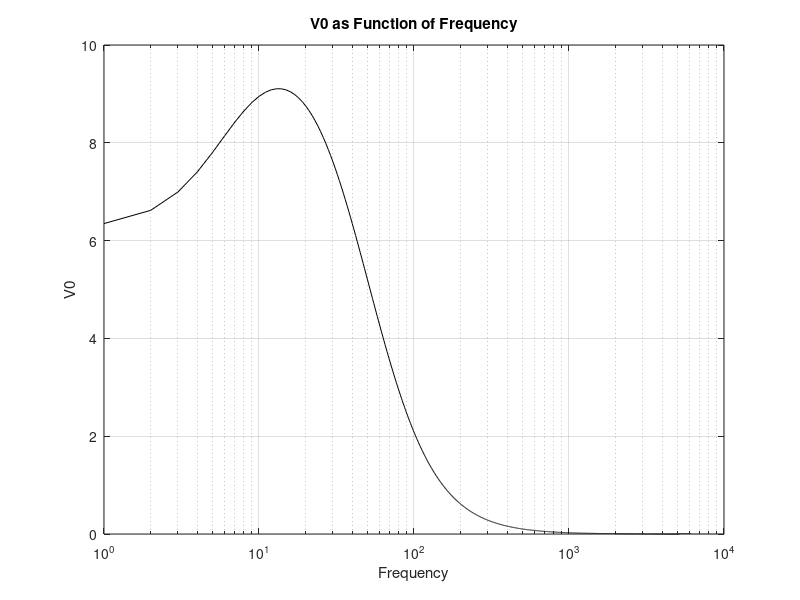
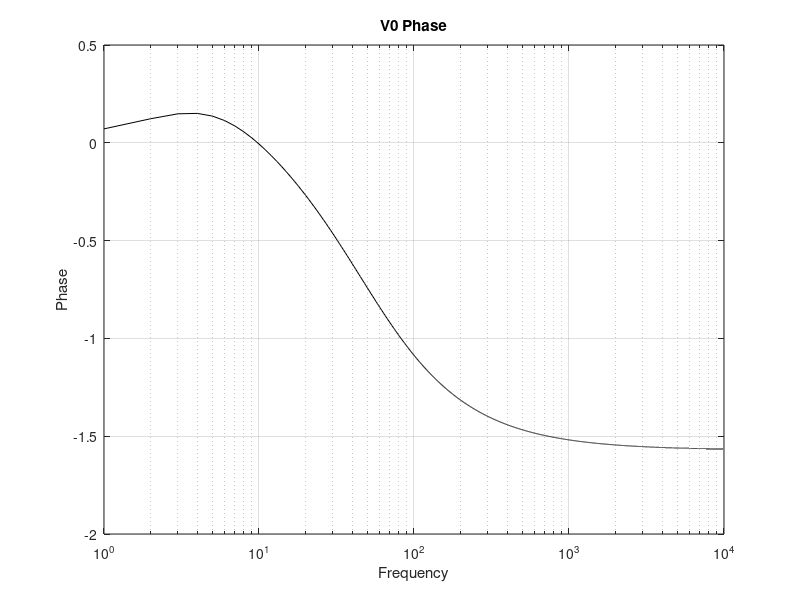
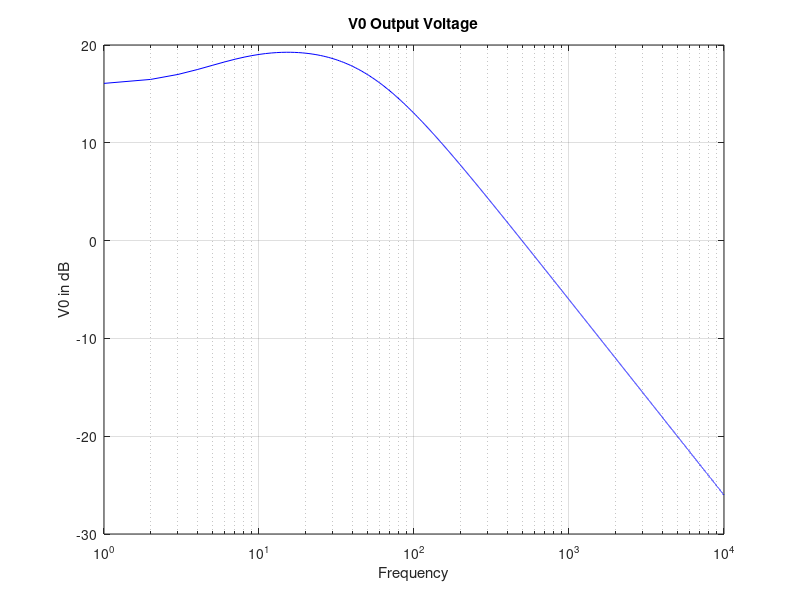
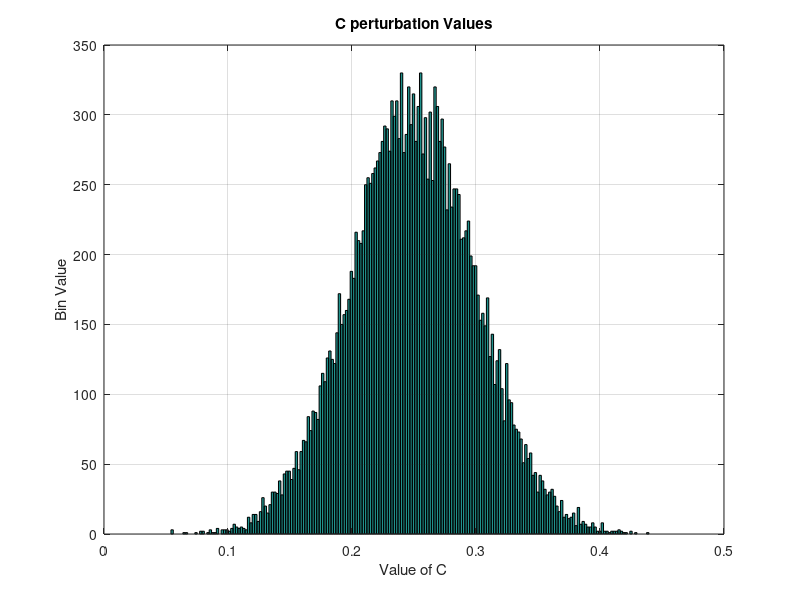

MATLAB code to generate these figures, in order:
% Rudi Hidvary
close all 
clear all
clc

G1 = 1;
G2 = 0.5;
G3 = 0.1;
G4 = 10;
G5 = 0.001

C = 0.25;

L = 0.2

alpha = 100;

Vin = -10:1:10;

GMatrix = [
    1 0 0 0 0 0 0;
    0 1 -1 0 0 0 0;
    G1 (-(G1+G2)) 0 0 0 -1 0;
    0 0 G3 0 0 -1 0;
    0 0 G3 0 0 0 -1;
    0 0 0 G4 (-(G4+G5)) 0 0;
    0 0 0 1 0 0 -alpha]

CMatrix = [
    0 0 0 0 0 0 0;
    0 0 0 0 0 -L 0;
    C -C 0 0 0 0 0;
    0 0 0 0 0 0 0;
    0 0 0 0 0 0 0;
    0 0 0 0 0 0 0;
    0 0 0 0 0 0 0;]


% DC sweep from -10 to 10 Volts 
V3 = [];
V0 = [];
n = 1;
w = 0;
for Vin = -10:1:10
    A = ((CMatrix.*(1i.*0) + GMatrix));% CMatrix is multipled by zero as there is no frequency effects
    FVector = [Vin; 0; 0; 0; 0; 0; 0];
    V = A\FVector;
    V3(n) = V(3); % Input voltage 
    V0(n) = V(5); % Output Voltage 
    n = n+1;
end

n = linspace(-10,10,n-1);

% % Plotting the outputs 
% figure(1)
% subplot(2,1,1)
% plot(n,V3,'k')
% xlabel('Voltage IN')
% ylabel('V3')
% title('V3 Output Voltage')
% grid on 
% 
% 
% subplot(2,1,2)
% plot(n,V0,'b')
% xlabel('Voltage IN')
% ylabel('V0')
% title('V0 Output Voltage')
% grid on 


V0 = [];
n = 1;
Vin = 1; % DC bias of 1 Volt
freq = 10000; % maximum frequency
for w = 0:1:freq
    A = ((CMatrix.*(1i.*w) + GMatrix));
    FVector = [Vin; 0; 0; 0; 0; 0; 0];
    V = A\FVector;
    V3(n) = V(3);
    V0(n) = V(5);
    n = n+1;
end


% Plotting the outputs 
figure(2)
semilogx(0:1:freq,V0/Vin,'k')
xlabel('Frequency')
ylabel('V0')
title('V0 as Function of Frequency')
grid on 

figure(3)
semilogx(0:1:freq,angle(V0/Vin),'k')
xlabel('Frequency')
ylabel('Phase')
title('V0 Phase')
grid on 


figure(4)
semilogx(0:1:freq,20*log10(abs(V0/Vin)),'b')
xlabel('Frequency')
ylabel('V0 in dB')
title('V0 Output Voltage')
grid on

r = normrnd(C,0.05,20000,1);
figure(5)
hist(r,200)
title('C perturbation Values')
xlabel('Value of C')
ylabel('Bin Value')
grid on



V0 = [];
n = 1;
Vin = 1; % DC bias of 1 Volt
freq = pi; % maximum frequency
CVal = C;
for w = 1:1:20000
    
    C = r(w);
    
    CMatrix = [
    0 0 0 0 0 0 0;
    0 0 0 0 0 -L 0;
    C -C 0 0 0 0 0;
    0 0 0 0 0 0 0;
    0 0 0 0 0 0 0;
    0 0 0 0 0 0 0;
    0 0 0 0 0 0 0;];

    A = ((CMatrix.*(1i.*freq) + GMatrix));
    FVector = [Vin; 0; 0; 0; 0; 0; 0];
    V = A\FVector;
    V3(n) = V(3);
    V0(n) = V(5);
    n = n+1;
end

figure(6)
hist(abs(V0/Vin),200)
title('Gain perturbation Values')
xlabel('Value Gain')
ylabel('Bin Value')
grid on

% Transient Simulation 
V1 = [];
V3 = [];
V0 = [];
time = 1000;
Vin = [zeros(1,30) ones(1,970)]; % DC bias of 1 Volt
freq = 0; % maximum frequency
for t = 1:time
    A = ((CMatrix.*(1i.*freq) + GMatrix));
    FVector = [Vin(t); 0; 0; 0; 0; 0; 0]
    V = A\FVector
    V1(t) = V(1);
    V3(t) = V(3);
    V0(t) = V(5);
end

t = 1:time;

figure(7)
subplot(3,1,1)
plot(t,V1)
title('Input Signal')
xlabel('time')
ylabel('Input Voltage')
grid on

subplot(3,1,2)
plot(t,V3)
title('V3')
xlabel('time')
ylabel('V3 Voltage')
grid on

subplot(3,1,3)
plot(t,V0)
title('V0')
xlabel('time')
ylabel('V0 Voltage')
grid on

figure(8)
subplot(2,1,1)
plot(abs(fft(V1)))
title('V1 fft')
xlabel('frequency')
ylabel('magnitude')
grid on

subplot(2,1,2)
plot(fftshift(V1))
title('V1 fftshift')
xlabel('frequency')
ylabel('magnitude')
grid on

figure(9)
subplot(2,1,1)
plot(abs(fft(V0)))
title('V0 fft')
xlabel('frequency')
ylabel('magnitude')
grid on


subplot(2,1,2)
plot(fftshift(V0))
title('V0 fftshift')
xlabel('frequency')
ylabel('magnitude')
grid on

% Sinusoidal input

V1 = [];
V3 = [];
V0 = [];
time = 1000;
f = 1/0.03;
Vin = sin(2*pi*f*(t/1000)); % DC bias of 1 Volt
freq = 0; % maximum frequency
for t = 1:time
    A = ((CMatrix.*(1i.*freq) + GMatrix));
    FVector = [Vin(t); 0; 0; 0; 0; 0; 0];
    V = A\FVector;
    V1(t) = V(1);
    V3(t) = V(3);
    V0(t) = V(5);
end

t = 1:time;

figure(10)
subplot(3,1,1)
plot(t,V1)
title('Input Signal')
xlabel('time')
ylabel('Input Voltage')
grid on

subplot(3,1,2)
plot(t,V3)
title('V3')
xlabel('time')
ylabel('V3 Voltage')
grid on

subplot(3,1,3)
plot(t,V0)
title('V0')
xlabel('time')
ylabel('V0 Voltage')
grid on

figure(11)
subplot(2,1,1)
plot(abs(fft(V1)))
title('V1 fft')
xlabel('frequency')
ylabel('magnitude')
grid on

subplot(2,1,2)
plot(fftshift(V1))
title('V1 fftshift')
xlabel('frequency')
ylabel('magnitude')
grid on

figure(12)
subplot(2,1,1)
plot(abs(fft(V0)))
title('V0 fft')
xlabel('frequency')
ylabel('magnitude')
grid on


subplot(2,1,2)
plot(fftshift(V0))
title('V0 fftshift')
xlabel('frequency')
ylabel('magnitude')
grid on


% Gaussian Pulse

V1 = [];
V3 = [];
V0 = [];
time = 1000;
stdDev = 30;
delay = 60;
x = 1:1000;
A = sqrt(1/(stdDev*sqrt(pi)));
B = exp((-((x-delay).^2))./(2*(stdDev^2)));
Vin = (A*7.2939).*B; % Gaussian Pulse
% 
freq = 0; % maximum frequency
for t = 1:time
    A = ((CMatrix.*(1i.*freq) + GMatrix));
    FVector = [Vin(t); 0; 0; 0; 0; 0; 0];
    V = A\FVector;
    V1(t) = V(1);
    V3(t) = V(3);
    V0(t) = V(5);
end

t = 1:time;

figure(13)
subplot(3,1,1)
plot(t,V1)
title('Input Signal')
xlabel('time')
ylabel('Input Voltage')
grid on

subplot(3,1,2)
plot(t,V3)
title('V3')
xlabel('time')
ylabel('V3 Voltage')
grid on

subplot(3,1,3)
plot(t,V0)
title('V0')
xlabel('time')
ylabel('V0 Voltage')
grid on

figure(14)
subplot(2,1,1)
plot(abs(fft(V1)))
title('V1 fft')
xlabel('frequency')
ylabel('magnitude')
grid on

subplot(2,1,2)
plot(fftshift(V1))
title('V1 fftshift')
xlabel('frequency')
ylabel('magnitude')
grid on

figure(15)
subplot(2,1,1)
plot(abs(fft(V0)))
title('V0 fft')
xlabel('frequency')
ylabel('magnitude')
grid on


subplot(2,1,2)
plot(fftshift(V0))
title('V0 fftshift')
xlabel('frequency')
ylabel('magnitude')
grid on

